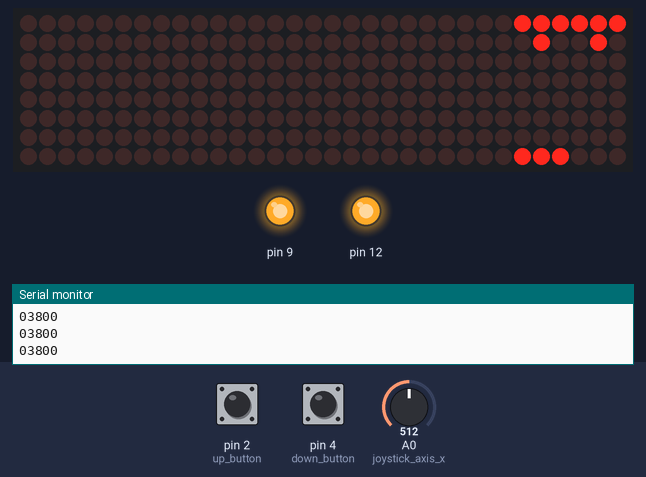
This sketch was run on a simulated Arduino Uno, built with avr-gcc and run on an emulated ATmega328P. Shown: 32×8 LED matrix, output pins drawn as LEDs (lit = HIGH), the last lines printed to the serial monitor. Dashed ring = blinking. Inputs (shaded band) come from the test bench; at power-on: A0 (joystick_axis_x) = 512, pin 2 (up_button) HIGH, pin 4 (down_button) HIGH. Random numbers use the default seed unless the sketch sets one.

Above: at 1.2 s.
1.3 s: A0 (joystick_axis_x) set to 990
4.3 s: A0 (joystick_axis_x) set to 1007
At 5.9 s:
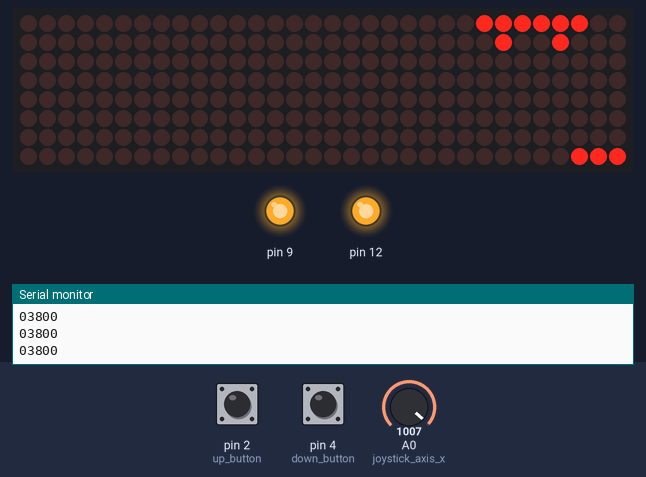
7.3 s: pin 2 (up_button) pulled LOW for 3.2 s
At 7.51 s:
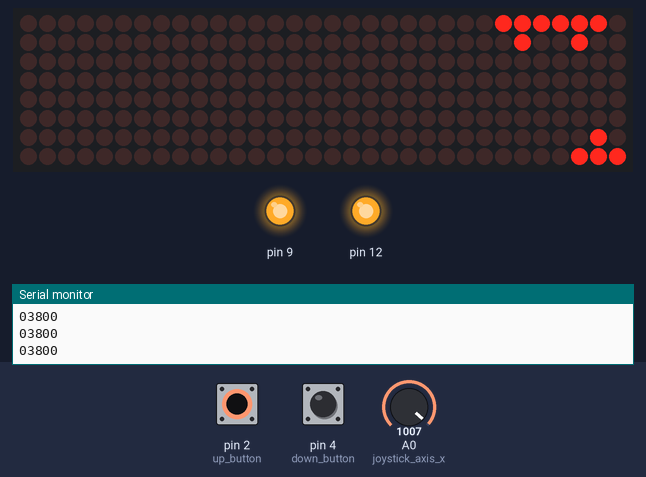
11.1 s: pin 2 (up_button) pulled LOW for 3.2 s
At 14.84 s:
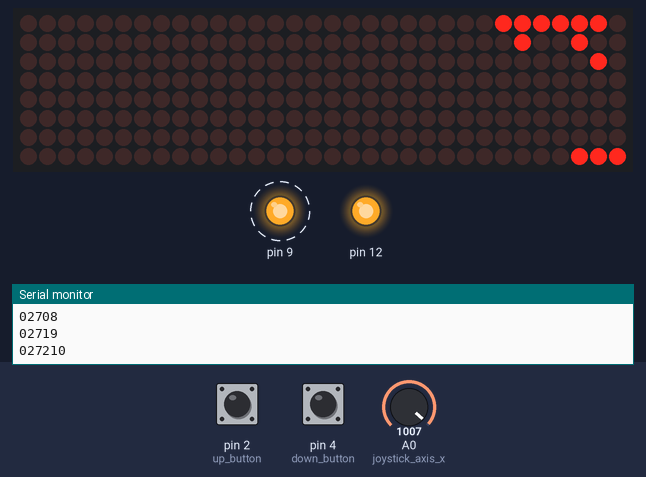
14.9 s: pin 2 (up_button) pulled LOW for 0.15 s
At 15.59 s:
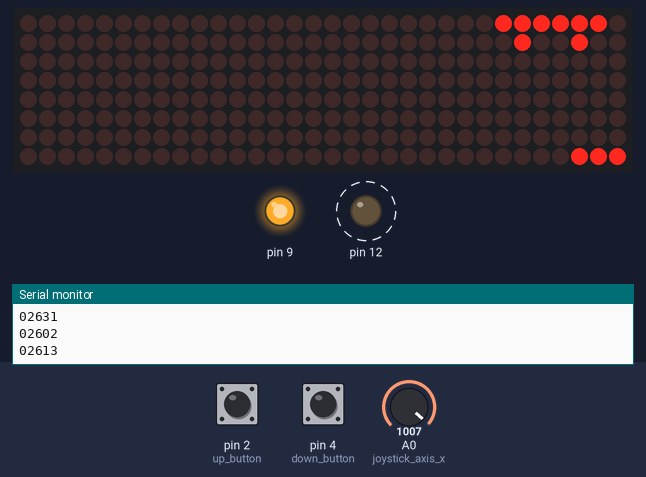
15.6 s: A0 (joystick_axis_x) set to 512
18.1 s: A0 (joystick_axis_x) set to 492
At 19.8 s:
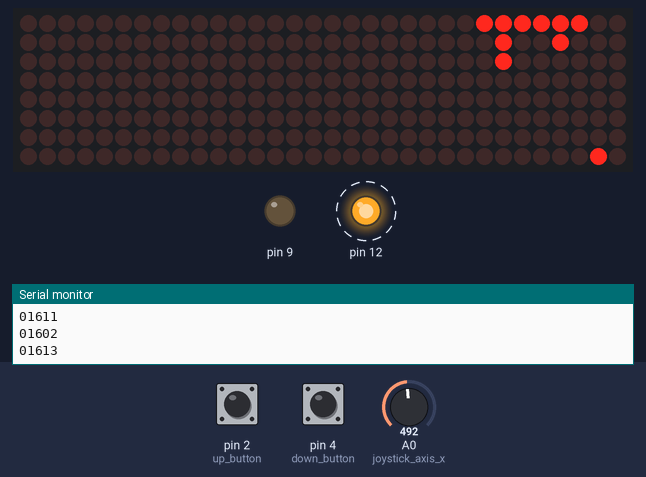
Timing chart, 0 to 21.1 s (numbered marks = the images above; inputs shaded):
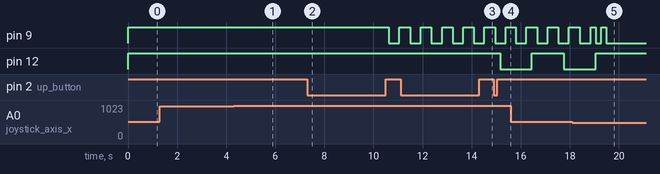

Measured:
- the behaviour switches between 999 and 1000 on A0 (joystick_axis_x) (found by bisection; images 0 and 1)
- the behaviour switches between 500 and 499 on A0 (joystick_axis_x) (found by bisection; images 4 and 5)
- by itself, pin 9: alternates HIGH for 0.43 s and LOW for 0.43 s
- what the display in image 1 shows lasts 1.9 s, from 4.7 s to 6.6 s
- what the display in image 5 shows lasts 0.5 s, from 19.5 s to 20.0 s

The sketch:

DotMatrixLedComplete.ino
```cpp
#include "LedControl.h"

///////////////////////////////JOYSTICK GLOBAL VARIABLE//////////////////////////////////////////////////////////
int up_button = 2;
int down_button = 4;
int left_button = 5;
int right_button = 3;
int start_button = 6;
int select_button = 7;
int joystick_button = 8;
int joystick_axis_x = A0;
int joystick_axis_y = A1;
int buttons[] = {up_button, down_button, left_button, right_button, start_button, select_button, joystick_button};
////////////////////////////////////////////////////////////////////
LedControl lc=LedControl(11,13,10,4); // CLK,DIN,CS,Number of LED Module
unsigned long delaytime=10; // time to updates of the display
///////////////////////////Ammo Global Variable///////////////////////////////
bool ammostatus;
#define N 2 //define for max ammo on screen
#define NON -2//define for empty array element
int ammo_coord_x[N];
int ammo_coord_y[N];
int ammo_delay=0;
int initdelay=2;
//////////////////////////Game Mode Variable///////////////////////
int boss[7]={1,3,5,7,9,11,13};
int player[2]={1,3};
int life=3,bosslife=8;
int playersw=0,bosssw=0;
int bbeat=1,pbeat=1;
///////////////////////////Ship Global Variable//////////////////////
int x=7,y=3;

///////////////////////////Alien Global Variable////////////////////
#define depth 3
#define alive 1
#define death 0
#define maxalienammo 3
int alien_horde[8][8];
int ax=0,ay=1,tempay=1,alien_delay=0;
int alienammo_x[maxalienammo],alienammo_y[maxalienammo];
int ranalien=0;
bool alienammostatus;
////////////////////////////////////////////////////////////////////
/////////////////////////draw alien////////////////////////////
void initalien(int x,int y)
{
  lc.setLed(0,x,y,true);
  lc.setLed(0,x,y+1,true);
  lc.setLed(0,x,y+2,true);
  lc.setLed(0,x,y+3,true);
  lc.setLed(0,x,y+4,true);
  lc.setLed(0,x,y+5,true);

  lc.setLed(0,x+1,y+1,true);
  lc.setLed(0,x+1,y+4,true);
  /*for(int i=0;i<depth;i++)
  {
    for(int j=1;j<=6;j++)
    {
      alien_horde[i][j]=alive;
      lc.setLed(0,i,j,true);
    }
  }*/
}
void rmalienship(){             //remove alien ship
  lc.setLed(0,ax,ay,false);
  lc.setLed(0,ax,ay+1,false);
  lc.setLed(0,ax,ay+2,false);
  lc.setLed(0,ax,ay+3,false);
  lc.setLed(0,ax,ay+4,false);
  lc.setLed(0,ax,ay+5,false);

  lc.setLed(0,ax+1,ay+1,false);
  lc.setLed(0,ax+1,ay+4,false);
}

void randomalienposition(){ //random move alien ship (left or right)
  int arandom;
  arandom =random(0,10);
  if(arandom==9){
    tempay=random(0,3);
    if(tempay!=ay){
      rmalienship();
      ay=tempay;
      initalien(ax,ay);

    }else{
      tempay=ay;
    }

  }
}
void initalienammoarr() // generate alien ammo
{
  for(int i=0;i<maxalienammo;i++)
  {
    alienammo_x[i]=NON;
    alienammo_y[i]=NON;
  }
}
/////////////////////////////////////////////////alien ammo control/////////////////////////////////////////////////
void alienammocontrol()   //alien ammo control
{


    for(int i=0;i<maxalienammo;i++)
    {
      if(alienammo_x[i]!=NON&&alienammo_y[i]!=NON){
            remove_1_obj(alienammo_x[i],alienammo_y[i]);//remove old ammo
      }
    }
    for(int i=0;i<maxalienammo;i++)
    {
      if(alienammo_x[i]!=NON&&alienammo_y[i]!=NON)
      {
        if(inScreen(alienammo_x[i],alienammo_y[i])&&ammo_delay<5)
        {
            draw_ammo(alienammo_x[i],alienammo_y[i]);//draw new ammo
            //lc.setLed(0,ax,ay,true);
        }else if(inScreen(alienammo_x[i],alienammo_y[i])&&ammo_delay==5)
        {
            draw_ammo(++alienammo_x[i],alienammo_y[i]);//draw new ammo
            //lc.setLed(0,ax,ay,true);

        }
        else
        {
          remove_1_obj(alienammo_x[i],alienammo_y[i]);//out of screen
          alienammo_x[i]=NON;//release
          alienammo_y[i]=NON;//release
        }
      }
    }


    if(ammo_delay>=5){
    lifepoint();

    ammo_delay=0;
    }
    ammo_delay++;
}
//////////////////////////////////////return all object//////////////////////////////////
void returnobject(){ //draw ship again
  draw_ship(x,y);
  initalien(ax,ay);
}
//////////////////////////////////////////////////////////////////////alien ammo control/////////////////////////////////////
void initalienammo()  //generate alien ammo
{

  int x_space,y_space;
  if(!Havespace(maxalienammo,alienammo_x,alienammo_y,x_space,y_space))
  {
    return ;
  }
  /////random ammo/////
  int randvar=random(0,2);
  /////random ammo/////
  if(randvar==0)
  {
    alienammo_x[x_space]=ax+1;
    alienammo_y[y_space]=ay+1;
  }
  else
  {
    alienammo_x[x_space]=ax+1;
    alienammo_y[y_space]=ay+4;
  }
}
///////////////////////////////////game config///////////////////
void lifepoint(){         //player life
  for(int i=0;i<=3;i++){
    if(alienammo_x[i]==7){
      life-=1;

    }
  }
}
void lose(){              //when player lose //player life reach 0
  returnobject();
  digitalWrite(9,LOW);
  while(true){
    removeship();
    delay(500);
    draw_ship(x,y);
    delay(500);
  }
}
void win(){             // when player win //boss life reach 0
  returnobject();
  digitalWrite(12,LOW);
  for(int i =0;i<=3;i++){
   rmalienship();
   delay(500);
   initalien(ax,ay);
   delay(500);
  }
  for(int x=0;x<=7;x++){
    for(int y =0;y<=7;y++){
      lc.setLed(0,x,y,false);
    }
  }
  draw_ship(x,y);
  while(x>0){
    removeship();
    draw_ship(--x,y);
    delay(200);
  }
   for(int x=0;x<=7;x++){
    for(int y =0;y<=7;y++){

      lc.setLed(0,x,y,false);


    }
  }
  while(true){
    for(int x=0;x<=7;x++){
    for(int y =0;y<=7;y++){
      lc.setLed(0,x,y,true);
      lc.setLed(0,x-1,y,false);
      if(x==0){
        lc.setLed(0,7,y,false);
      }
      delay(100);
    }
  }
  }

}

void heartbeat(){                 //control player's life led
  if(digitalRead(9)==HIGH){
    digitalWrite(9,LOW);
  }else if(digitalRead(9)==LOW){
    digitalWrite(9,HIGH);
  }
}
void bossbeat(){                //control boss's life led
  if(digitalRead(12)==HIGH){
    digitalWrite(12,LOW);
  }else if(digitalRead(12)==LOW){
    digitalWrite(12,HIGH);
  }
}
/////////////////////////////alien/////////////////////////
void setup()
{
int devices=lc.getDeviceCount(); // find no of LED modules
//we have to init all devices in a loop
  randomSeed(analogRead(0));
  pinMode(9,OUTPUT);
  pinMode(12,OUTPUT);

  digitalWrite(9,HIGH);
  digitalWrite(12,HIGH);
  Serial.begin(9600);

  for(int address=0;address<devices;address++) //init dotmatrix
  { // set up each device
    lc.shutdown(address,false);
    lc.setIntensity(address,8);
    lc.clearDisplay(address);
  }
  for (int i=0; i < 7; i++)//init button
  {
   pinMode(buttons[i], INPUT);
   digitalWrite(buttons[i], HIGH);
  }
  draw_ship(x,y);
  ammostatus=false;
  alienammostatus=false;
  init_ammo_arr();
  initalienammoarr();
  initalien(ax,ay);
}
void init_ammo_arr()            //generate player ammo
{
  for(int i=0;i<N;i++)
  {
    ammo_coord_x[i]=NON;
    ammo_coord_y[i]=NON;
  }
}
void draw_ship(int x,int y)     //draw player ship
{
  lc.setLed(0,x,y,true);
  lc.setLed(0,x,y+1,true);
  lc.setLed(0,x,y-1,true);
}
int isKey_hit()                 //joystick button reciever
{
  if(digitalRead(up_button)==LOW)
  {
   return up_button;
  }
  /*else if(digitalRead(right_button)==LOW)
  {
    return right_button;
  }*/
  else if(digitalRead(down_button)==LOW)
  {
    return down_button;
  }
 /* else if(digitalRead(left_button)==LOW)
  {
    return left_button;
  }*/
  else if(digitalRead(up_button)==LOW)
  {
    return up_button;
  }else if(map(analogRead(joystick_axis_x), 0, 1000, -1, 1)==-1){
    return left_button;
  }
  else if(map(analogRead(joystick_axis_x), 0, 1000, -1, 1)==1){
    return right_button;
  }
  return false;
}
void removeship()                         //remove old ship
{
  lc.setLed(0,x,y,false);
  lc.setLed(0,x,y+1,false);
  lc.setLed(0,x,y-1,false);
}
void Ship_movement_control(int pressed_button)    //control ship position
{
  if(pressed_button==left_button&&y-2>=0)
  {
    removeship();
    draw_ship(x,--y);
  }
  if(pressed_button==right_button&&y+2<=7)
  {
    removeship();
    draw_ship(x,++y);
  }

}
bool isFire(int pressed_button)     //check if player shot
{
  if(pressed_button==up_button)
  {
    return true;
  }
  return false;
}
bool Havespace(int index_num,int *ammoarr_x,int *ammoarr_y,int &x_space,int &y_space) //check ammo space(not fired ammo)
{
  for(x_space=0,y_space=0;x_space<index_num,y_space<index_num;x_space++,y_space++)
  {
    if(ammoarr_x[x_space]==NON&&ammoarr_y[y_space]==NON)
    {
      return true;
    }
  }
  return false;
}
void remove_1_obj(int x,int y)  //remove something
{
  lc.setLed(0,x,y,false);
}
void draw_ammo(int x,int y)   //draw new ammo
{
  lc.setLed(0,x,y,true);
}
void isCollision()///collision of ammo to ammo    // check collision of player's ammo and boss's ammo
{
  for(int i=0;i<N;i++)// ally ship ammo index
  {
    for(int j=0;j<maxalienammo;j++)//enemy ship ammo index
    {
      if(ammo_coord_x[i]!=NON&&ammo_coord_y[i]!=NON&&alienammo_x[j]!=NON&&alienammo_y[j]!=NON)
      {
        if(ammo_coord_x[i]-1==alienammo_x[j]&&ammo_coord_y[i]==alienammo_y[j])
        {
          remove_1_obj(ammo_coord_x[i],ammo_coord_y[i]);
          remove_1_obj(alienammo_x[j],alienammo_y[j]);
          ammo_coord_x[i]=NON;
          ammo_coord_y[i]=NON;
          alienammo_x[j]=NON;
          alienammo_y[j]=NON;
          bosslife--;
        }
        else if(ammo_coord_x[i]==alienammo_x[j]&&ammo_coord_y[i]==alienammo_y[j])
        {
          remove_1_obj(ammo_coord_x[i],ammo_coord_y[i]);
          remove_1_obj(alienammo_x[j],alienammo_y[j]);
          ammo_coord_x[i]=NON;
          ammo_coord_y[i]=NON;
          alienammo_x[j]=NON;
          alienammo_y[j]=NON;
          bosslife--;
      }
    }
  }

}
}
void initial_ammo_coord_arr()       //generate player's ammo
{
  int x_space,y_space;
  if(!Havespace(N,ammo_coord_x,ammo_coord_y,x_space,y_space))
  {
    return ;
  }
  ammo_coord_x[x_space]=x;
  ammo_coord_y[y_space]=y;
}
void ammo_control()     //ammo move controling
{


    for(int i=0;i<N;i++)
    {
      if(ammo_coord_x[i]!=NON&&ammo_coord_y[i]!=NON){
            remove_1_obj(ammo_coord_x[i],ammo_coord_y[i]);//remove old ammo
      }
    }
    for(int i=0;i<N;i++)
    {
      if(ammo_coord_x[i]!=NON&&ammo_coord_y[i]!=NON)
      {
        if(inScreen(ammo_coord_x[i],ammo_coord_y[i]))
        {


         draw_ammo(--ammo_coord_x[i],ammo_coord_y[i]);//draw new ammo

        }
        else
        {
          remove_1_obj(ammo_coord_x[i],ammo_coord_y[i]);//out of screen
          ammo_coord_x[i]=NON;//release
          ammo_coord_y[i]=NON;//release
        }
      }
    }


}
bool inScreen(int x,int y)    // check if ammo collide with wall
{
  if(x>=0&&x<=7&&y>=0&&y<=7)return true;
  return false;
}
bool ammostatus_update(int *ammo_x,int *ammo_y,int index_num)
{
  for(int i=0;i<index_num;i++)
  {
    if(ammo_x[i]!=NON&&ammo_y[i]!=NON)
    {
      return true;
    }
  }
  return false;
}
void debug_monitor()    //for debugging
{
  //Serial.print(ammostatus);
  for(int i=0;i<depth;i++)
  {
    for(int j=1;j<=6;j++)
    {
      Serial.print(alien_horde[i][j]);
    }
    Serial.println();
  }
  Serial.println();
}
void loop() //main loop
{
int devices=lc.getDeviceCount();// find no of LED modules
//Serial.println(devices);

  int pressed_button=isKey_hit();
  delay(100);

 // debug_monitor();
  randomalienposition();
  if(ammo_delay==4){
  ranalien=random(0,10);
  if(ranalien==4){
    initalienammo();
  }
  }
   isCollision();

  Serial.print(life);     //for debugging
  Serial.print(bosslife);
   Serial.print(playersw);
    Serial.println(bosssw);
  if(pressed_button)
  {
    Ship_movement_control(pressed_button);
    if(isFire(pressed_button))
    {
      //initial ammo coord//////////
      initial_ammo_coord_arr();
    }
  }
  ammostatus=ammostatus_update(N,ammo_coord_x,ammo_coord_y);
  alienammostatus=ammostatus_update(maxalienammo,alienammo_x,alienammo_y);
  if(ammostatus)
  {
    /////Ammo Control function//////
    ammo_control();
  }

  if(alienammostatus)
  {
    //ammo control

    alienammocontrol();


  }

  if(life<3){
    playersw++;
    if(playersw>player[life-1]){
      playersw=0;
      heartbeat();

    }

  }
  if(bosslife<8){
    bosssw++;
    if(bosssw>boss[bosslife-1]){
      bossbeat();
      bosssw=0;
    }
  }
  if(life<=0){
        lose();
      }
  if(bosslife==0){
    win();
  }


  Serial.print(alien_delay);  // for debugging

  returnobject();
}
```
